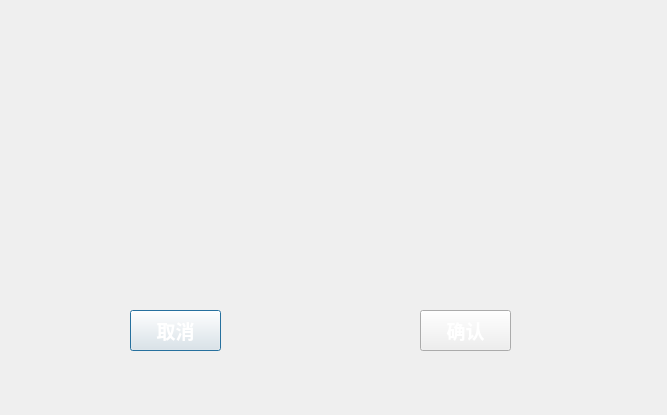
<?xml version="1.0" encoding="UTF-8"?>
<ui version="4.0">
 <class>Dialog_log</class>
 <widget class="QDialog" name="Dialog_log">
  <property name="geometry">
   <rect>
    <x>0</x>
    <y>0</y>
    <width>667</width>
    <height>415</height>
   </rect>
  </property>
  <property name="windowTitle">
   <string>Dialog</string>
  </property>
  <widget class="QPushButton" name="pushButton">
   <property name="geometry">
    <rect>
     <x>130</x>
     <y>310</y>
     <width>91</width>
     <height>41</height>
    </rect>
   </property>
   <property name="font">
    <font>
     <pointsize>14</pointsize>
     <weight>75</weight>
     <bold>true</bold>
    </font>
   </property>
   <property name="styleSheet">
    <string notr="true">color:white</string>
   </property>
   <property name="text">
    <string>取消</string>
   </property>
  </widget>
  <widget class="QLabel" name="label_content">
   <property name="geometry">
    <rect>
     <x>20</x>
     <y>80</y>
     <width>621</width>
     <height>171</height>
    </rect>
   </property>
   <property name="font">
    <font>
     <pointsize>14</pointsize>
     <weight>75</weight>
     <bold>true</bold>
    </font>
   </property>
   <property name="text">
    <string/>
   </property>
   <property name="alignment">
    <set>Qt::AlignCenter</set>
   </property>
  </widget>
  <widget class="QLabel" name="label_type">
   <property name="geometry">
    <rect>
     <x>280</x>
     <y>10</y>
     <width>211</width>
     <height>41</height>
    </rect>
   </property>
   <property name="font">
    <font>
     <pointsize>16</pointsize>
     <weight>75</weight>
     <bold>true</bold>
    </font>
   </property>
   <property name="text">
    <string/>
   </property>
  </widget>
  <widget class="QPushButton" name="pushButton_2">
   <property name="geometry">
    <rect>
     <x>420</x>
     <y>310</y>
     <width>91</width>
     <height>41</height>
    </rect>
   </property>
   <property name="font">
    <font>
     <pointsize>14</pointsize>
     <weight>75</weight>
     <bold>true</bold>
    </font>
   </property>
   <property name="styleSheet">
    <string notr="true">color:white</string>
   </property>
   <property name="text">
    <string>确认</string>
   </property>
  </widget>
  <widget class="QLabel" name="label_up">
   <property name="geometry">
    <rect>
     <x>220</x>
     <y>10</y>
     <width>51</width>
     <height>41</height>
    </rect>
   </property>
   <property name="styleSheet">
    <string notr="true">border-image:none;
border:none;</string>
   </property>
   <property name="text">
    <string/>
   </property>
  </widget>
 </widget>
 <resources/>
 <connections/>
</ui>
